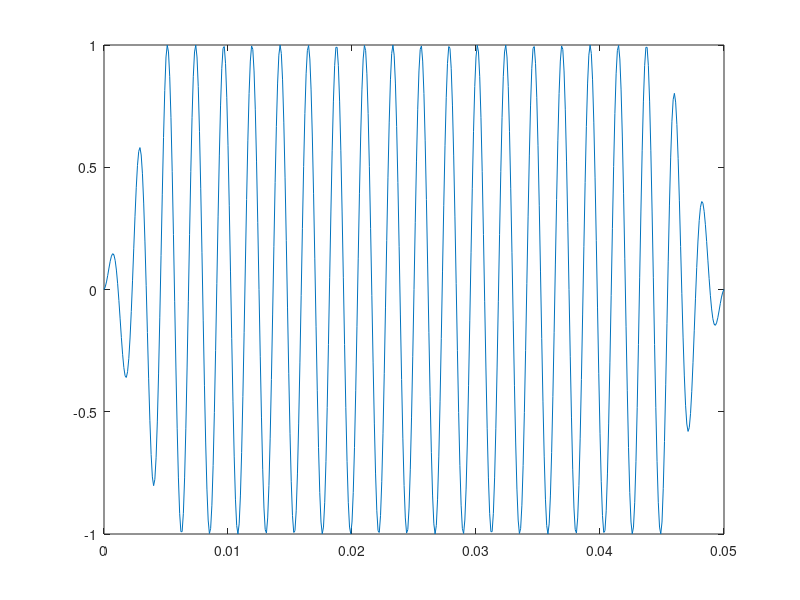

Reproduce this figure in MATLAB. (Note: this script raises an error after producing the figure.)
%% Figure YY

f = 440;
fs = 10000;
T = 0.050;
t = 0:1/fs:T;
x = sin(2*pi*f*t);


x(1:51) = x(1:51).*((1:51)/51);
x(451:501) = x(451:501).*(flip(1:51)/51);

plot(t,x)
ax = gca;
ax.FontSize = 14;
%% Figure QQ
cd /Users/RomanKoshkin/Documents/MATLAB/NeuroBarometer
eeglab
EEG = pop_loadset('filepath', '/Volumes/Transcend/10_ads/','filename', 'fourteen_subj_ica.set');
[ERP1, ~] = plot_eq(EEG,0);
[ERP2, ~] = plot_eq(EEG,3);
% [ERP3, ~] = plot_eq(EEG,14);
% [ERP4, ~] = plot_eq(EEG,15);
t = -100:5:295;

plot(t, squeeze(mean(ERP1(:,15,:))), 'Color', 'k', 'LineWidth', 2)
hold on
plot(t, squeeze(mean(ERP2(:,15,:))), 'LineStyle', '--', 'Color', 'k', 'LineWidth', 2)
% plot(t, squeeze(mean(ERP3(:,15,:))))
% plot(t, squeeze(mean(ERP4(:,15,:))))
grid on
vline(0); hline(0)
x = [0 50 50 0];
y = [-1.5 -1.5 1 1];
h = fill(x,y, [0.05 0.05 0.05]); h.FaceAlpha=0.3;
xlabel('ms')
ylabel('\muV')
legend({'????????? 1', '????????? 2'})
ax = gca;
ax.FontSize = 14;
